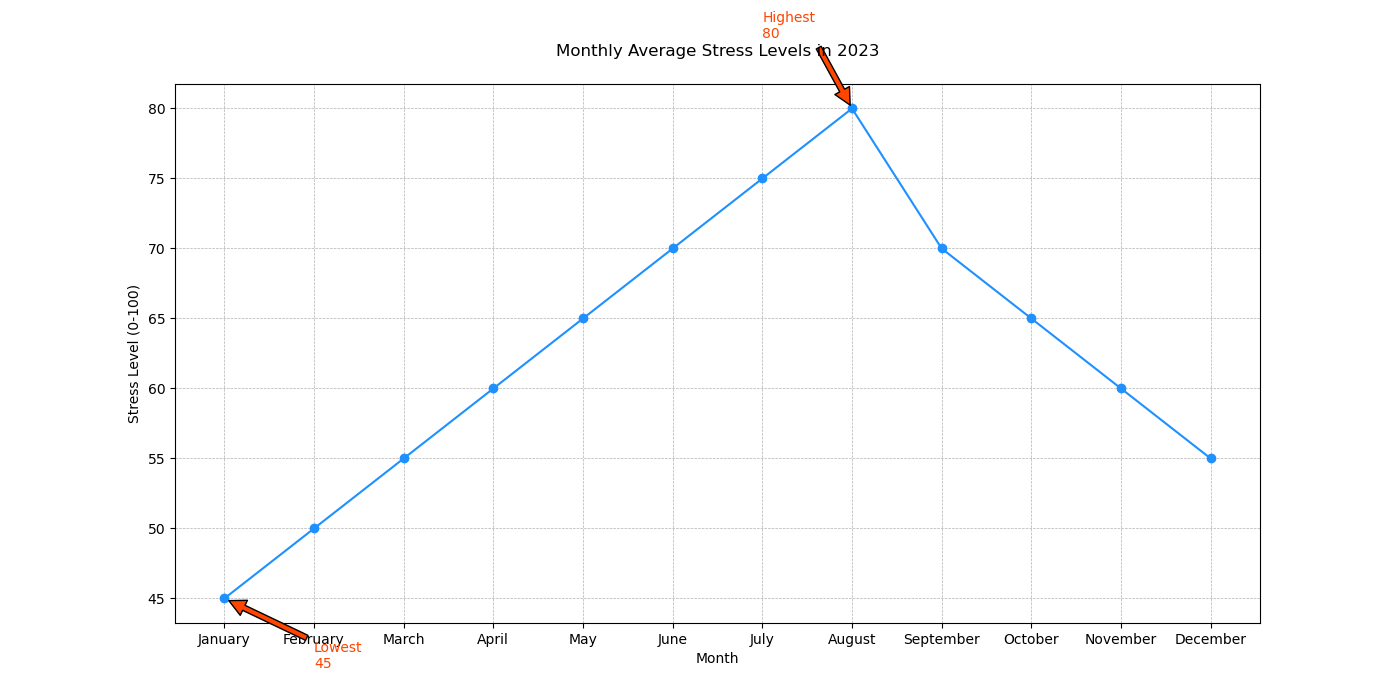

Recreate this plot in Python.

import matplotlib.pyplot as plt

# Data points
months = ['January', 'February', 'March', 'April', 'May', 'June', 'July', 'August', 'September', 'October', 'November', 'December']
stress_levels = [45, 50, 55, 60, 65, 70, 75, 80, 70, 65, 60, 55]

# Create the plot
plt.figure(figsize=(14, 7))
plt.plot(months, stress_levels, marker='o', linestyle='-', color='#1E90FF')

# Annotate the highest and lowest stress level points
plt.annotate('Highest\n80', xy=('August', 80), xytext=('July', 85),
             arrowprops=dict(facecolor='#FF4500', shrink=0.05), color='#FF4500')
plt.annotate('Lowest\n45', xy=('January', 45), xytext=('February', 40),
             arrowprops=dict(facecolor='#FF4500', shrink=0.05), color='#FF4500')

# Title and labels
plt.title('Monthly Average Stress Levels in 2023', pad=20)
plt.xlabel('Month')
plt.ylabel('Stress Level (0-100)')

# Customize the grid
plt.grid(True, which='both', linestyle='--', linewidth=0.5)

# Show the plot
plt.show()
